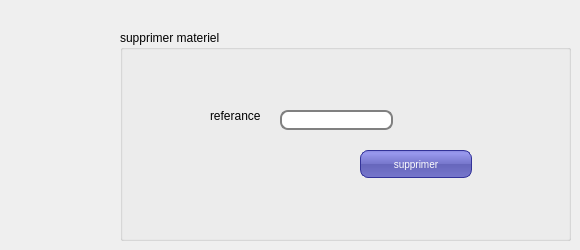
      <widget class="QWidget" name="tab_12">
       <attribute name="title">
        <string>supprimer materiel</string>
       </attribute>
       <widget class="QGroupBox" name="groupBox_10">
        <property name="geometry">
         <rect>
          <x>120</x>
          <y>30</y>
          <width>451</width>
          <height>211</height>
         </rect>
        </property>
        <property name="title">
         <string>supprimer materiel</string>
        </property>
        <widget class="QLabel" name="label_19">
         <property name="geometry">
          <rect>
           <x>90</x>
           <y>70</y>
           <width>101</width>
           <height>31</height>
          </rect>
         </property>
         <property name="cursor">
          <cursorShape>IBeamCursor</cursorShape>
         </property>
         <property name="text">
          <string>referance</string>
         </property>
        </widget>
        <widget class="QLineEdit" name="le_ref_3">
         <property name="geometry">
          <rect>
           <x>160</x>
           <y>80</y>
           <width>113</width>
           <height>20</height>
          </rect>
         </property>
         <property name="styleSheet">
          <string notr="true">QLineEdit {
padding: 1px;
border-style: solid;
border: 2px solid gray;
border-radius: 8px;
}</string>
         </property>
        </widget>
        <widget class="QPushButton" name="supprimermateriel">
         <property name="geometry">
          <rect>
           <x>240</x>
           <y>120</y>
           <width>112</width>
           <height>28</height>
          </rect>
         </property>
         <property name="styleSheet">
          <string notr="true">QPushButton {
color: white;
background-color: QLinearGradient( x1: 0, y1: 0, x2: 0, y2: 1, stop: 0 #88d, stop: 0.1 #99e, stop: 0.49 #77c, stop: 0.5 #66b, stop: 1 #77c);
border-width: 1px;
border-color: #339;
border-style: solid;
border-radius: 8;
padding: 3px;
font-size: 10px;
padding-left: 5px;
padding-right: 5px;
min-width: 100px;
max-width: 100px;
min-height: 20px;
max-height: 20px;
}</string>
         </property>
         <property name="text">
          <string>supprimer</string>
         </property>
        </widget>
       </widget>
      </widget>
